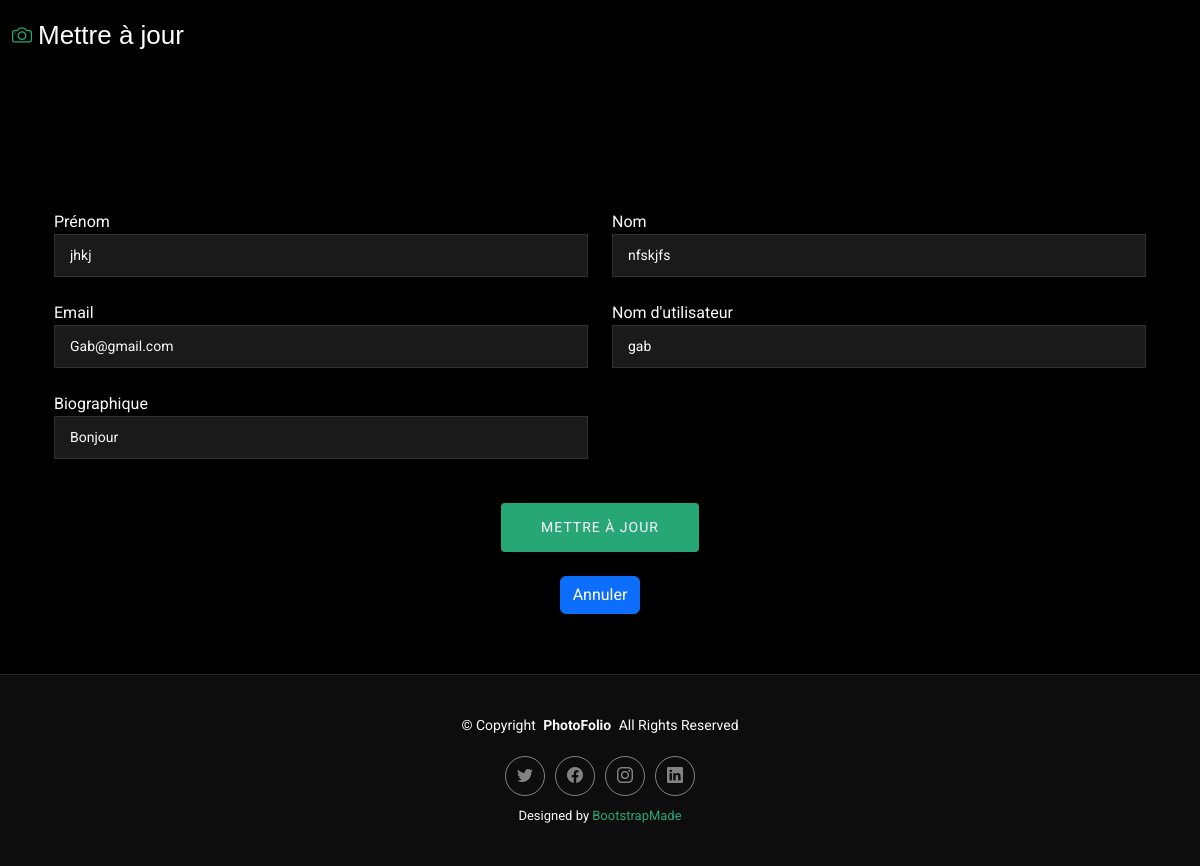
Screenshot of /update/2/ (signed in) with the database file from the repository.
### users/models.py (models this page shows, shortened)
class User(AbstractUser):
    biography = models.TextField(blank=True, null=True,help_text="Une brève biographie ou description")
    first_name = models.CharField(max_length=30, validators=[only_Letters])
    last_name = models.CharField(max_length=30, validators=[only_Letters])
    email = models.EmailField(unique=True,validators=[Email_Valide])
    username = models.CharField(max_length=50, unique=True)
    USERNAME_FIELD="username"
    is_artist = models.BooleanField(default=False, help_text="Indique si l'utilisateur est un artiste")
    class Meta:
        verbose_name = "User"

### users/views.py (the view, shortened to what this page needs)
# urls.py: path('update/<int:pk>/', UserUpdateView.as_view(), name='user_update'),
class UserUpdateView(LoginRequiredMixin,UpdateView):
    model = User
    form_class = CustomUserChangeForm
    template_name = 'update.html'
    success_url = reverse_lazy('user_details')
    def get_object(self, queryset=None):
        return self.request.user

### users/forms.py (shortened to what this page needs)
class CustomUserChangeForm(UserChangeForm):
    class Meta:
        model = User
        fields = ['first_name', 'last_name', 'email', 'username','biography']

### users/templates/update.html (shortened to what this page needs)
{% load static %}
<!DOCTYPE html>
<html lang="fr">
<head>
  <link href="{% static 'assets/vendor/bootstrap/css/bootstrap.min.css' %}" rel="stylesheet">
  <link href="{% static 'assets/vendor/bootstrap-icons/bootstrap-icons.css' %}" rel="stylesheet">
  <link href="{% static 'assets/vendor/aos/aos.css' %}" rel="stylesheet">
  <link href="{% static 'assets/vendor/glightbox/css/glightbox.min.css' %}" rel="stylesheet">
  <link href="{% static 'assets/vendor/swiper/swiper-bundle.min.css' %}" rel="stylesheet">
  <link href="{% static 'assets/css/main.css' %}" rel="stylesheet">
</head>
<body class="index-page">
  <header id="header" class="header d-flex align-items-center sticky-top">
    <div class="container-fluid position-relative d-flex align-items-center justify-content-between">
        <a href="{% url 'list_arts' %}" class="logo d-flex align-items-center me-auto me-xl-0">
            <i class="bi bi-camera"></i>
            <h1 class="sitename">Mettre à jour</h1>
        </a>
    </div>
  </header>
  <main class="main">
    <div class="container mt-5">
      <section id="contact" class="contact section">
        <div class="container aos-init aos-animate" data-aos="fade-up" data-aos-delay="100">
          <div class="info-wrap aos-init aos-animate" data-aos="fade-up" data-aos-delay="200">
            <div class="row gy-5">
            </div>
          </div>
          <form method="post" class="php-email-form aos-init aos-animate" data-aos="fade-up" data-aos-delay="300">
            <div class="row gy-4">
              <div class="col-md-6">
                <label for="first_name">Prénom</label>
                <input type="text" name="first_name" class="form-control" placeholder="Prénom" value="{{ form.first_name.value }}">
              </div>
              <div class="col-md-6">
                <label for="last_name">Nom</label>
                <input type="text" name="last_name" class="form-control" placeholder="Nom" value="{{ form.last_name.value }}">
              </div>
              <div class="col-md-6">
                <label for="email">Email</label>
                <input type="email" name="email" class="form-control" placeholder="Email" value="{{ form.email.value }}">
              </div>
              <div class="col-md-6">
                <label for="username">Nom d'utilisateur</label>
                <input type="text" name="username" class="form-control" placeholder="Nom d'utilisateur" value="{{ form.username.value }}">
              </div>
              <div class="col-md-6">
                <label for="biography">Biographique</label>
                <input type="text" name="biography" class="form-control" placeholder="Biographique" value="{{ form.biography.value }}">
              </div>
              <div class="col-md-12 text-center">
                <button type="submit" class="btn btn-primary">Mettre à jour</button>
            </div>
            <div class="col-md-12 text-center">
              {% url 'user_details' user.pk as cancel_url %}
              <button type="button" class="btn btn-primary" onclick="window.location.href='{{ cancel_url }}'">Annuler</button>
          </div>
          </form>
        </div>
      </section>
    </div>
  </main>
  <footer id="footer" class="footer">
    <div class="container">
      <div class="copyright text-center">
        <p>© <span>Copyright</span> <strong class="px-1 sitename">PhotoFolio</strong> <span>All Rights Reserved</span></p>
      </div>
      <div class="social-links d-flex justify-content-center">
        <a href="#"><i class="bi bi-twitter"></i></a>
        <a href="#"><i class="bi bi-facebook"></i></a>
        <a href="#"><i class="bi bi-instagram"></i></a>
        <a href="#"><i class="bi bi-linkedin"></i></a>
      </div>
      <div class="credits">
        Designed by <a href="https://bootstrapmade.com/">BootstrapMade</a>
      </div>
    </div>
  </footer>
</body>
</html>

### static/assets/css/main.css (style rules this page uses)
:root { --default-font: "Roboto", system-ui, -apple-system, "Segoe UI", Roboto, "Helvetica Neue", Arial, "Noto Sans", "Liberation Sans", sans-serif, "Apple Color Emoji", "Segoe UI Emoji", "Segoe UI Symbol", "Noto Color Emoji"; --heading-font: "Cardo", sans-serif; --nav-font: "Inter", sans-serif; }
:root { --background-color: #000000; --default-color: #fafafa; --heading-color: #ffffff; --accent-color: #27a776; --surface-color: #1a1a1a; --contrast-color: #ffffff; }
:root { --nav-color: rgba(255, 255, 255, 0.5); --nav-hover-color: #ffffff; --nav-mobile-background-color: #1a1a1a; --nav-dropdown-background-color: #1a1a1a; --nav-dropdown-color: rgba(255, 255, 255, 0.5); --nav-dropdown-hover-color: #ffffff; }
:root { scroll-behavior: smooth; }
body { color: var(--default-color); background-color: var(--background-color); font-family: var(--default-font); }
a { color: var(--accent-color); text-decoration: none; transition: 0.3s; }
h1, h2, h3, h4, h5, h6 { color: var(--heading-color); font-family: var(--heading-font); }
.header { color: var(--default-color); background-color: var(--background-color); padding: 20px 0; transition: all 0.5s; z-index: 997; border-bottom: 1px solid var(--background-color); }
.header .logo { line-height: 1; }
.header .logo h1 { font-size: 32px; margin: 0; font-weight: 400; color: var(--heading-color); }
.header .logo i { font-size: 28px; margin-right: 6px; }
@media (max-width: 1200px) { .header .logo { order: 1; } }
@media (max-width: 1200px) { .header .logo h1 { font-size: 26px; } }
@media (max-width: 1200px) { .header .logo i { font-size: 20px; } }
.footer { --background-color: color-mix(in srgb, var(--default-color), transparent 95%); border-top: 1px solid color-mix(in srgb, var(--default-color), transparent 90%); color: var(--default-color); background-color: var(--background-color); font-size: 14px; padding: 40px 0; position: relative; }
.footer .copyright p { margin-bottom: 0; }
.footer .social-links { margin-top: 20px; }
.footer .social-links a { display: flex; align-items: center; justify-content: center; width: 40px; height: 40px; border-radius: 50%; border: 1px solid color-mix(in srgb, var(--default-color), transparent 50%); font-size: 16px; color: color-mix(in srgb, var(--default-color), transparent 50%); margin: 0 5px; transition: 0.3s; }
.footer .credits { margin-top: 10px; font-size: 13px; text-align: center; }
section, .section { color: var(--default-color); background-color: var(--background-color); padding: 60px 0; scroll-margin-top: 100px; overflow: clip; }
.contact .info-wrap { margin-bottom: 30px; }
.contact .php-email-form input[type=text], .contact .php-email-form input[type=email], .contact .php-email-form textarea { font-size: 14px; padding: 10px 15px; box-shadow: none; border-radius: 0; color: var(--default-color); background-color: var(--surface-color); border-color: color-mix(in srgb, var(--default-color), transparent 80%); }
.contact .php-email-form input[type=text]::placeholder, .contact .php-email-form input[type=email]::placeholder, .contact .php-email-form textarea::placeholder { color: color-mix(in srgb, var(--default-color), transparent 70%); }
.contact .php-email-form button[type=submit] { color: var(--default-color); background: var(--accent-color); font-weight: 400; font-size: 14px; display: inline-block; margin-top: 20px; padding: 14px 40px; border: 0; border-radius: 4px; transition: 0.5s; text-transform: uppercase; letter-spacing: 1px; }

### rows the page displays
User: first_name "jhkj", last_name "nfskjfs", email "Gab@gmail.com", username "gab", biography "Bonjour"
